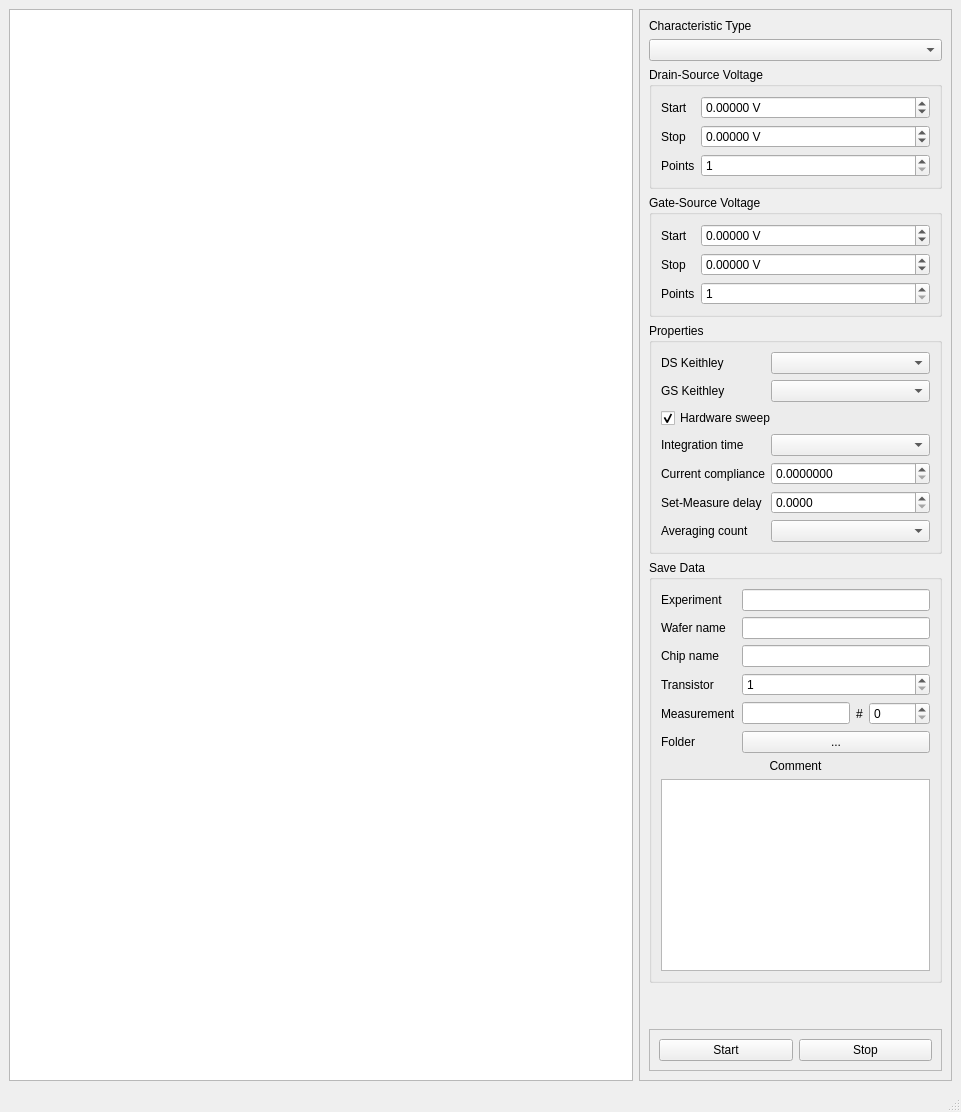
<?xml version="1.0" encoding="UTF-8"?>
<ui version="4.0">
 <class>MainWindow</class>
 <widget class="QMainWindow" name="MainWindow">
  <property name="geometry">
   <rect>
    <x>0</x>
    <y>0</y>
    <width>961</width>
    <height>876</height>
   </rect>
  </property>
  <property name="windowTitle">
   <string>PyIV</string>
  </property>
  <widget class="QWidget" name="centralwidget">
   <layout class="QGridLayout" name="gridLayout_3">
    <item row="0" column="0">
     <widget class="GraphicsLayoutWidget" name="ui_plot"/>
    </item>
    <item row="0" column="1" alignment="Qt::AlignRight">
     <widget class="QFrame" name="frame">
      <property name="sizePolicy">
       <sizepolicy hsizetype="Minimum" vsizetype="Minimum">
        <horstretch>0</horstretch>
        <verstretch>0</verstretch>
       </sizepolicy>
      </property>
      <property name="frameShape">
       <enum>QFrame::StyledPanel</enum>
      </property>
      <property name="frameShadow">
       <enum>QFrame::Raised</enum>
      </property>
      <layout class="QVBoxLayout" name="verticalLayout">
       <item>
        <widget class="QLabel" name="label_7">
         <property name="text">
          <string>Characteristic Type</string>
         </property>
        </widget>
       </item>
       <item>
        <widget class="QComboBox" name="ui_measurement_type"/>
       </item>
       <item>
        <widget class="QGroupBox" name="groupBox">
         <property name="title">
          <string>Drain-Source Voltage</string>
         </property>
         <layout class="QGridLayout" name="gridLayout">
          <item row="1" column="0">
           <widget class="QLabel" name="label">
            <property name="text">
             <string>Start</string>
            </property>
           </widget>
          </item>
          <item row="2" column="0">
           <widget class="QLabel" name="label_2">
            <property name="text">
             <string>Stop</string>
            </property>
           </widget>
          </item>
          <item row="3" column="0">
           <widget class="QLabel" name="label_3">
            <property name="text">
             <string>Points</string>
            </property>
           </widget>
          </item>
          <item row="1" column="1">
           <widget class="QDoubleSpinBox" name="ui_ds_start">
            <property name="sizePolicy">
             <sizepolicy hsizetype="Expanding" vsizetype="Fixed">
              <horstretch>0</horstretch>
              <verstretch>0</verstretch>
             </sizepolicy>
            </property>
            <property name="suffix">
             <string> V</string>
            </property>
            <property name="decimals">
             <number>5</number>
            </property>
            <property name="minimum">
             <double>-50.000000000000000</double>
            </property>
            <property name="maximum">
             <double>50.000000000000000</double>
            </property>
           </widget>
          </item>
          <item row="2" column="1">
           <widget class="QDoubleSpinBox" name="ui_ds_stop">
            <property name="sizePolicy">
             <sizepolicy hsizetype="Expanding" vsizetype="Fixed">
              <horstretch>0</horstretch>
              <verstretch>0</verstretch>
             </sizepolicy>
            </property>
            <property name="suffix">
             <string> V</string>
            </property>
            <property name="decimals">
             <number>5</number>
            </property>
            <property name="minimum">
             <double>-50.000000000000000</double>
            </property>
            <property name="maximum">
             <double>50.000000000000000</double>
            </property>
           </widget>
          </item>
          <item row="3" column="1">
           <widget class="QSpinBox" name="ui_ds_points">
            <property name="sizePolicy">
             <sizepolicy hsizetype="Expanding" vsizetype="Fixed">
              <horstretch>0</horstretch>
              <verstretch>0</verstretch>
             </sizepolicy>
            </property>
            <property name="minimum">
             <number>1</number>
            </property>
            <property name="maximum">
             <number>501</number>
            </property>
           </widget>
          </item>
         </layout>
        </widget>
       </item>
       <item>
        <widget class="QGroupBox" name="groupBox_3">
         <property name="title">
          <string>Gate-Source Voltage</string>
         </property>
         <layout class="QGridLayout" name="gridLayout_2">
          <item row="0" column="0">
           <widget class="QLabel" name="label_4">
            <property name="text">
             <string>Start</string>
            </property>
           </widget>
          </item>
          <item row="1" column="0">
           <widget class="QLabel" name="label_5">
            <property name="text">
             <string>Stop</string>
            </property>
           </widget>
          </item>
          <item row="2" column="0">
           <widget class="QLabel" name="label_6">
            <property name="text">
             <string>Points</string>
            </property>
           </widget>
          </item>
          <item row="0" column="1">
           <widget class="QDoubleSpinBox" name="ui_gs_start">
            <property name="sizePolicy">
             <sizepolicy hsizetype="Expanding" vsizetype="Fixed">
              <horstretch>0</horstretch>
              <verstretch>0</verstretch>
             </sizepolicy>
            </property>
            <property name="suffix">
             <string> V</string>
            </property>
            <property name="decimals">
             <number>5</number>
            </property>
            <property name="minimum">
             <double>-50.000000000000000</double>
            </property>
            <property name="maximum">
             <double>50.000000000000000</double>
            </property>
           </widget>
          </item>
          <item row="1" column="1">
           <widget class="QDoubleSpinBox" name="ui_gs_stop">
            <property name="sizePolicy">
             <sizepolicy hsizetype="Expanding" vsizetype="Fixed">
              <horstretch>0</horstretch>
              <verstretch>0</verstretch>
             </sizepolicy>
            </property>
            <property name="suffix">
             <string> V</string>
            </property>
            <property name="decimals">
             <number>5</number>
            </property>
            <property name="minimum">
             <double>-50.000000000000000</double>
            </property>
            <property name="maximum">
             <double>50.000000000000000</double>
            </property>
           </widget>
          </item>
          <item row="2" column="1">
           <widget class="QSpinBox" name="ui_gs_points">
            <property name="sizePolicy">
             <sizepolicy hsizetype="Expanding" vsizetype="Fixed">
              <horstretch>0</horstretch>
              <verstretch>0</verstretch>
             </sizepolicy>
            </property>
            <property name="minimum">
             <number>1</number>
            </property>
            <property name="maximum">
             <number>501</number>
            </property>
           </widget>
          </item>
         </layout>
        </widget>
       </item>
       <item>
        <widget class="QGroupBox" name="groupBox_4">
         <property name="sizePolicy">
          <sizepolicy hsizetype="Minimum" vsizetype="Minimum">
           <horstretch>0</horstretch>
           <verstretch>0</verstretch>
          </sizepolicy>
         </property>
         <property name="title">
          <string>Properties</string>
         </property>
         <layout class="QGridLayout" name="gridLayout_5">
          <item row="0" column="0">
           <widget class="QLabel" name="label_8">
            <property name="text">
             <string>DS Keithley</string>
            </property>
           </widget>
          </item>
          <item row="0" column="1">
           <widget class="QComboBox" name="ui_ds_resource">
            <property name="sizePolicy">
             <sizepolicy hsizetype="Expanding" vsizetype="Fixed">
              <horstretch>0</horstretch>
              <verstretch>0</verstretch>
             </sizepolicy>
            </property>
           </widget>
          </item>
          <item row="1" column="0">
           <widget class="QLabel" name="label_9">
            <property name="text">
             <string>GS Keithley</string>
            </property>
           </widget>
          </item>
          <item row="1" column="1">
           <widget class="QComboBox" name="ui_gs_resource">
            <property name="sizePolicy">
             <sizepolicy hsizetype="Expanding" vsizetype="Fixed">
              <horstretch>0</horstretch>
              <verstretch>0</verstretch>
             </sizepolicy>
            </property>
           </widget>
          </item>
          <item row="2" column="0" colspan="2">
           <widget class="QCheckBox" name="ui_hardware_sweep">
            <property name="text">
             <string>Hardware sweep</string>
            </property>
            <property name="checked">
             <bool>true</bool>
            </property>
           </widget>
          </item>
          <item row="3" column="0">
           <widget class="QLabel" name="label_10">
            <property name="text">
             <string>Integration time</string>
            </property>
           </widget>
          </item>
          <item row="3" column="1">
           <widget class="QComboBox" name="ui_integration_time">
            <property name="sizePolicy">
             <sizepolicy hsizetype="Expanding" vsizetype="Fixed">
              <horstretch>0</horstretch>
              <verstretch>0</verstretch>
             </sizepolicy>
            </property>
           </widget>
          </item>
          <item row="4" column="0">
           <widget class="QLabel" name="label_11">
            <property name="text">
             <string>Current compliance</string>
            </property>
           </widget>
          </item>
          <item row="5" column="0">
           <widget class="QLabel" name="label_15">
            <property name="text">
             <string>Set-Measure delay</string>
            </property>
           </widget>
          </item>
          <item row="4" column="1">
           <widget class="QDoubleSpinBox" name="ui_current_compliance">
            <property name="sizePolicy">
             <sizepolicy hsizetype="Expanding" vsizetype="Fixed">
              <horstretch>0</horstretch>
              <verstretch>0</verstretch>
             </sizepolicy>
            </property>
            <property name="decimals">
             <number>7</number>
            </property>
           </widget>
          </item>
          <item row="5" column="1">
           <widget class="QDoubleSpinBox" name="ui_set_meas_delay">
            <property name="decimals">
             <number>4</number>
            </property>
            <property name="maximum">
             <double>9999.999900000000707</double>
            </property>
           </widget>
          </item>
          <item row="6" column="0">
           <widget class="QLabel" name="label_16">
            <property name="text">
             <string>Averaging count</string>
            </property>
           </widget>
          </item>
          <item row="6" column="1">
           <widget class="QComboBox" name="ui_averaging_count">
            <property name="sizePolicy">
             <sizepolicy hsizetype="Expanding" vsizetype="Fixed">
              <horstretch>0</horstretch>
              <verstretch>0</verstretch>
             </sizepolicy>
            </property>
           </widget>
          </item>
         </layout>
        </widget>
       </item>
       <item>
        <widget class="QGroupBox" name="groupBox_2">
         <property name="sizePolicy">
          <sizepolicy hsizetype="Minimum" vsizetype="Minimum">
           <horstretch>0</horstretch>
           <verstretch>0</verstretch>
          </sizepolicy>
         </property>
         <property name="title">
          <string>Save Data</string>
         </property>
         <layout class="QGridLayout" name="gridLayout_4">
          <item row="1" column="0">
           <widget class="QLabel" name="label_18">
            <property name="text">
             <string>Wafer name</string>
            </property>
           </widget>
          </item>
          <item row="1" column="1" colspan="3">
           <widget class="QLineEdit" name="lineEdit"/>
          </item>
          <item row="8" column="0" colspan="4">
           <widget class="QLabel" name="label_21">
            <property name="text">
             <string>Comment</string>
            </property>
            <property name="alignment">
             <set>Qt::AlignCenter</set>
            </property>
           </widget>
          </item>
          <item row="6" column="3">
           <widget class="QSpinBox" name="ui_measurementCount">
            <property name="maximum">
             <number>99999</number>
            </property>
           </widget>
          </item>
          <item row="6" column="1">
           <widget class="QLineEdit" name="ui_measurementName"/>
          </item>
          <item row="7" column="0">
           <widget class="QLabel" name="label_14">
            <property name="text">
             <string>Folder</string>
            </property>
           </widget>
          </item>
          <item row="6" column="0">
           <widget class="QLabel" name="label_13">
            <property name="text">
             <string>Measurement</string>
            </property>
           </widget>
          </item>
          <item row="6" column="2">
           <widget class="QLabel" name="label_17">
            <property name="text">
             <string>#</string>
            </property>
           </widget>
          </item>
          <item row="7" column="1" colspan="3">
           <widget class="QPushButton" name="folderBrowseButton">
            <property name="text">
             <string>...</string>
            </property>
           </widget>
          </item>
          <item row="0" column="1" colspan="3">
           <widget class="QLineEdit" name="ui_experimentName"/>
          </item>
          <item row="0" column="0">
           <widget class="QLabel" name="label_12">
            <property name="text">
             <string>Experiment</string>
            </property>
           </widget>
          </item>
          <item row="4" column="0">
           <widget class="QLabel" name="label_20">
            <property name="text">
             <string>Transistor</string>
            </property>
           </widget>
          </item>
          <item row="2" column="1" colspan="3">
           <widget class="QLineEdit" name="lineEdit_2"/>
          </item>
          <item row="2" column="0">
           <widget class="QLabel" name="label_19">
            <property name="text">
             <string>Chip name</string>
            </property>
           </widget>
          </item>
          <item row="4" column="1" colspan="3">
           <widget class="QSpinBox" name="spinBox">
            <property name="minimum">
             <number>1</number>
            </property>
            <property name="maximum">
             <number>32</number>
            </property>
           </widget>
          </item>
          <item row="9" column="0" colspan="4">
           <widget class="QTextEdit" name="textEdit"/>
          </item>
         </layout>
        </widget>
       </item>
       <item>
        <spacer name="verticalSpacer">
         <property name="orientation">
          <enum>Qt::Vertical</enum>
         </property>
         <property name="sizeHint" stdset="0">
          <size>
           <width>20</width>
           <height>40</height>
          </size>
         </property>
        </spacer>
       </item>
       <item>
        <widget class="QFrame" name="frame_2">
         <property name="frameShape">
          <enum>QFrame::StyledPanel</enum>
         </property>
         <property name="frameShadow">
          <enum>QFrame::Raised</enum>
         </property>
         <layout class="QHBoxLayout" name="horizontalLayout">
          <item>
           <widget class="QPushButton" name="startButton">
            <property name="text">
             <string>Start</string>
            </property>
           </widget>
          </item>
          <item>
           <widget class="QPushButton" name="stopButton">
            <property name="text">
             <string>Stop</string>
            </property>
           </widget>
          </item>
         </layout>
        </widget>
       </item>
      </layout>
     </widget>
    </item>
   </layout>
  </widget>
  <widget class="QMenuBar" name="menubar">
   <property name="geometry">
    <rect>
     <x>0</x>
     <y>0</y>
     <width>961</width>
     <height>26</height>
    </rect>
   </property>
  </widget>
  <widget class="QStatusBar" name="statusbar"/>
 </widget>
 <customwidgets>
  <customwidget>
   <class>GraphicsLayoutWidget</class>
   <extends>QGraphicsView</extends>
   <header>pyqtgraph</header>
  </customwidget>
 </customwidgets>
 <resources/>
 <connections/>
</ui>
